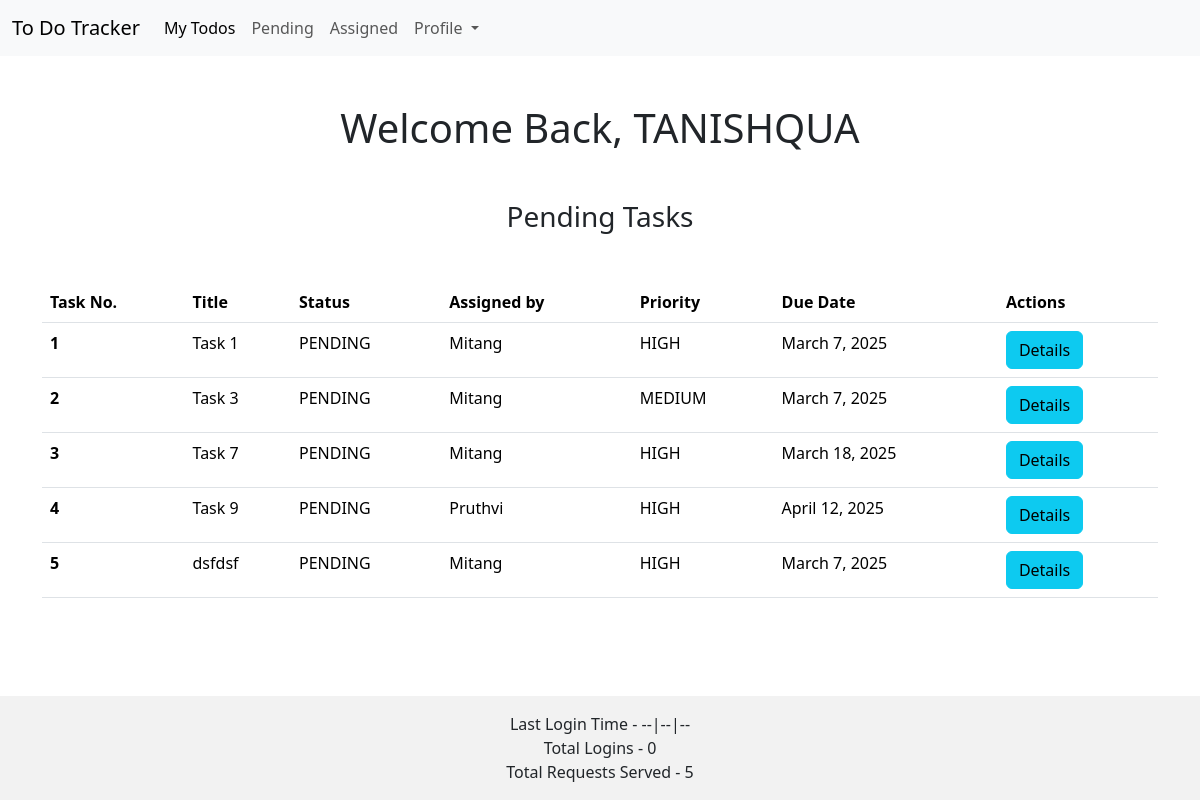
The page /pending/ (signed in) on the database as committed earlier.
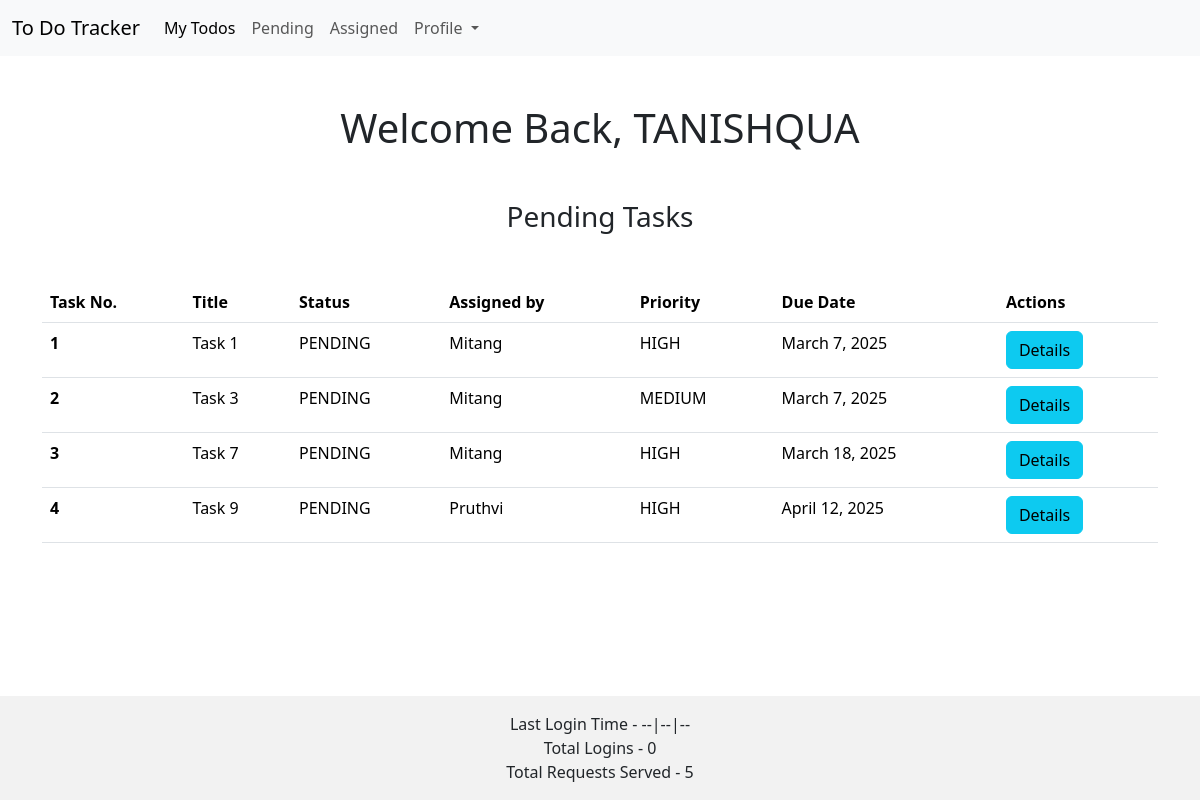
The same page on the database as committed later.
### app/models.py (models this page shows, shortened)
class TodoList(models.Model):
    priority_choice = (
        ('high', 'High'),
        ('low', 'Low'),
        ('medium', 'Medium')
    )
    status_choice = (
        ('pending', 'Pending'),
        ('completed', 'Completed')
    )
    title=models.CharField(max_length=100)
    description=models.TextField()
    due_date=models.DateField()
    priority=models.CharField(max_length=6, choices=priority_choice)
    status=models.CharField(max_length=9, choices=status_choice)
    assigned_by=models.ForeignKey(User, on_delete=models.CASCADE, related_name='assigned_tasks')
    assigned_to=models.ForeignKey(User, on_delete=models.CASCADE, related_name='received_tasks', limit_choices_to={'groups__name':'Mentee'})
    created_at=models.DateTimeField(auto_now_add=True)
    def read_pending(cls, user_id):
        return cls.objects.filter(status='pending', assigned_to=user_id)

### app/views.py (the view)
# urls.py: path('pending/', pending_todos, name='pending_todos'),
@login_required(login_url='login')
def pending_todos(request):
    user = User.objects.get(username=request.user)
    tasks = TodoList.read_pending(TodoList, user.id)
    return render(request, 'app/pending_todos.html', {'todo_list': tasks})

### app/templates/app/pending_todos.html
{% extends 'app/my_todos.html' %} {% block title %} Pending Tasks {% endblock %}

### app/templates/app/my_todos.html (shortened to what this page needs)
{% extends 'app/base.html' %} {% block content %}
<h1 class="d-flex justify-content-center align-items-center mt-5">
  {% block page %} Welcome Back, {{request.user | upper}} {% endblock page %}
</h1>
<h3 class="d-flex justify-content-around align-items-center mt-5 mb-5">
  {% block title%} My Todos {% endblock title %}
</h3>
<table class="table">
  <thead>
    <tr>
      <th scope="col">Task No.</th>
      <th scope="col">Title</th>
      <th scope="col">Status</th>
      <th scope="col">
        {% block assigned_by_title %}Assigned by{% endblock %}
      </th>
      <th scope="col">Priority</th>
      <th scope="col">Due Date</th>
      <th scope="col">Actions</th>
    </tr>
  </thead>
  <tbody>
    {% for task in todo_list %}
    <tr>
      <th scope="row">{{forloop.counter}}</th>
      <td>{{task.title}}</td>
      <td>{{task.status | upper }}</td>
      <td>
        {% block assigned_by_data %} {{task.assigned_by | capfirst }}
        {% endblock %}
      </td>
      <td>{{task.priority | upper }}</td>
      <td>{{task.due_date}}</td>
      <td>
        <a class="btn btn-info" href="{% url 'details' task.id %}"> Details </a>
      </td>
    </tr>
    {% endfor %}
  </tbody>
</table>
{% endblock content %}

Rows that differ between the two databases and show on the page:
removed TodoList: title "dsfdsf", status "PENDING", assigned_by "Mitang", priority "HIGH", due_date "March 7, 2025"
